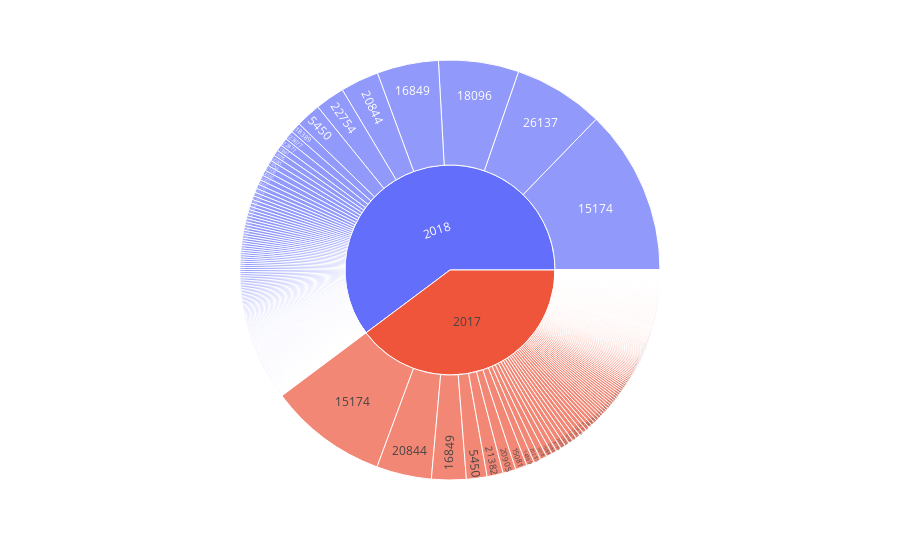

Notebook code for this chart:
### Markdown cell above
### Sunburst диаграмма для более детального исследования

### Code cell
import plotly.express as px

# Постройте на всем датасете sunburst диграмму с помощью plotly https://plotly.com/python/sunburst-charts/
fig=None
fig = px.sunburst(data, path=['year',  'id_project'])
fig.show()

# Постройте данную диаграмму с различными уровнями в разрезе годов.

### Figure 1 — Plotly figure (JSON) as saved in the notebook; plotly's stock layout.template omitted (floating-point values rounded to 4 significant figures; data arrays with more than 128 entries replaced by an {"elided": "..."} marker saying what was removed)
{"data": [{"branchvalues": "total", "domain": {"x": [0, 1], "y": [0, 1]}, "hovertemplate": "labels=%{label}<br>count=%{value}<br>parent=%{parent}<br>id=%{id}<extra></extra>", "ids": {"elided": "2060 str values"}, "labels": {"elided": "2060 str values"}, "name": "", "parents": {"elided": "2060 str values"}, "type": "sunburst", "values": {"elided": "2060 int values"}}], "layout": {"legend": {"tracegroupgap": 0}, "margin": {"t": 60}}}
